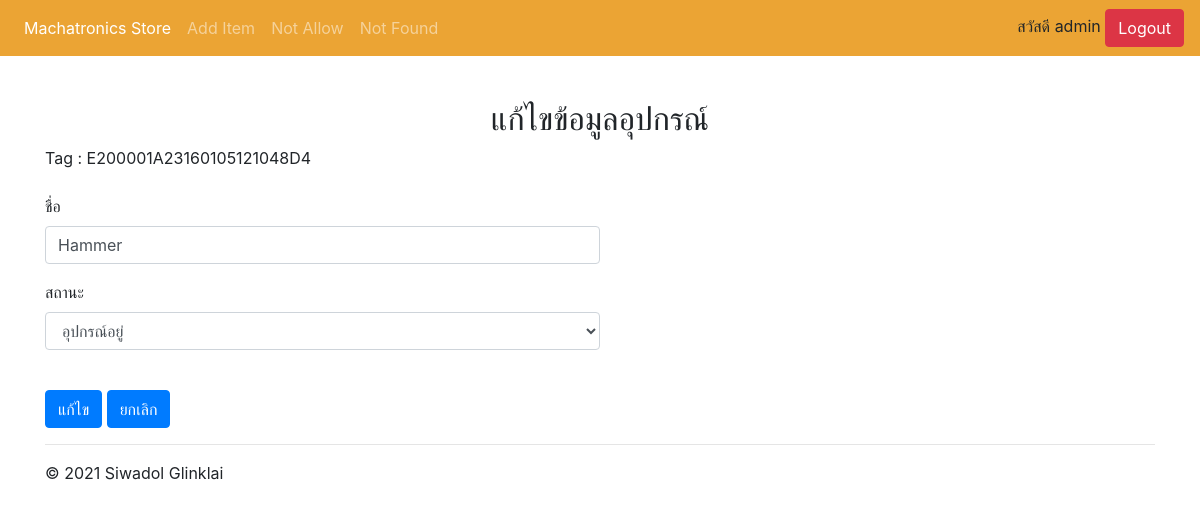
Page /edit/E200001A23160105121048D4 (signed in) on the committed database.
### WebApplication/models.py (models this page shows, shortened)
class ObjectInfo(models.Model):
    all_status = [
        ('อุปกรณ์อยู่','อุปกรณ์อยู่'),
        ('อุปกรณ์ไม่อยู่','อุปกรณ์ไม่อยู่'),
        ('กำลังดำเนินการ','กำลังดำเนินการ'),
        ('ถูกยืม','ถูกยืม'),
        ('คืนของ','คืนของ'),
    ]
    tag_id = models.CharField(max_length=200, primary_key=True)
    tag_name = models.CharField(max_length=50)
    add_date = models.DateField(auto_now_add=True)
    status = models.CharField(
        max_length=20,
        default='อยู่',
        choices=all_status
    )
    picture = models.ImageField(upload_to="ObjectInfo",null=True,blank=True)

### WebApplication/views.py (the view, shortened to what this page needs)
# urls.py: path('edit/<str:tag_id>', login_required(views.edit), name='edit'),
def edit(request,tag_id):
    objects = ObjectInfo.objects.get(tag_id=tag_id)
    return render(request, 'WebApplication/edit.html',{'objects':objects})

### templates/WebApplication/edit.html (shortened to what this page needs)
{% extends 'WebApplication/base.html' %}
{% block content %}
<h2 align="center">แก้ไขข้อมูลอุปกรณ์</h2>
<form method="POST" >
    <div class="form-group w-50">
        <label for="name">Tag : {{objects.tag_id}}</label>
    </div>
    <div class="form-group w-50">
        <label for="name">ชื่อ</label>
        <input type="text" class="form-control" name="tag_name" value="{{objects.tag_name}}">
    </div>
    <div class="form-group w-50">
        <label for="status">สถานะ</label>
        <select class="form-control" id="status" name="status" onchange="statusChange(this)">
            <option value="{{objects.status}}" selected disabled hidden>{{objects.status}}</option>
          </select>
    </div>
    <br>
    <input type="submit" value="แก้ไข" class="btn btn-primary">
    <input type="button" value="ยกเลิก" class="btn btn-primary">
{% endblock %}

### templates/WebApplication/base.html (shortened to what this page needs)
<!doctype html>
<html lang="en">
  <head>
    <link rel="stylesheet" href="https://maxcdn.bootstrapcdn.com/bootstrap/4.4.1/css/bootstrap.min.css">
    <link rel="stylesheet" href="https://cdnjs.cloudflare.com/ajax/libs/font-awesome/4.7.0/css/font-awesome.min.css">
  </head>
  <body>
    <nav class="navbar navbar-expand-md navbar-dark fixed-top" style='background-color: #eba434;'>
  <div class="collapse navbar-collapse" id="navbarsExampleDefault">
    <ul class="navbar-nav mr-auto">
      <li class="nav-item active">
        <a class="nav-link" href="{% url 'WebApplication:home' %}">Machatronics Store <span class="sr-only">(current)</span></a>
      </li>
      <li class="nav-item">
        {% if user.is_authenticated %}
          <a class="nav-link" href="{% url 'WebApplication:add' %}">Add Item</a>
        {% endif %}
      </li>
      <li class="nav-item">
        {% if user.is_authenticated %}
          <a class="nav-link" href="{% url 'WebApplication:not_allow' %}">Not Allow</a>
        {% endif %}
      </li>
      <li class="nav-item">
        {% if user.is_authenticated %}
          <a class="nav-link" href="{% url 'WebApplication:notFound' %}">Not Found</a>
        {% endif %}
      </li>
    </ul>
    <div>
      {% if user.is_authenticated %}
        สวัสดี {{user.username}}
        <a class="btn btn-danger" href="{% url 'WebApplication:logout' %}">Logout</a>
      {% endif %}
    </div>
  </div>
</nav>
<main role="main">
  <div class="container">
   {% block content %}
   {% endblock %}
    <hr>
  </div>
</main>
<footer class="container">
  <p>&copy; 2021 Siwadol Glinklai</p>
</footer>
</body>
</html>

### rows in the picture
ObjectInfo: tag_id "E200001A23160105121048D4", tag_name "Hammer", status "อุปกรณ์อยู่"

### other values in the picture
{{ user.username }} "admin"
